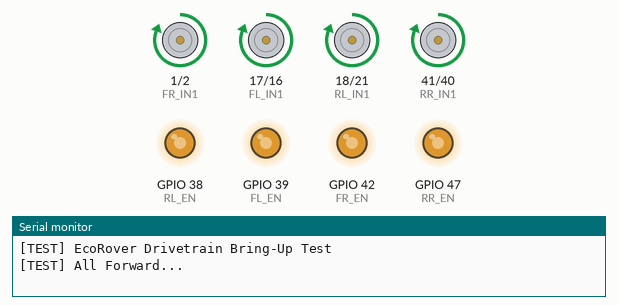
Bench run of a sketch on a simulated ESP32. On the bench: motor-driver pin pairs drawn as motors (green arrow = first pin HIGH = forward, orange = second pin HIGH = backward, longer = more drive), output pins drawn as LEDs (lit = HIGH), the last lines printed to the serial monitor.

Above: at 1.05 s.
At 6.0 s:
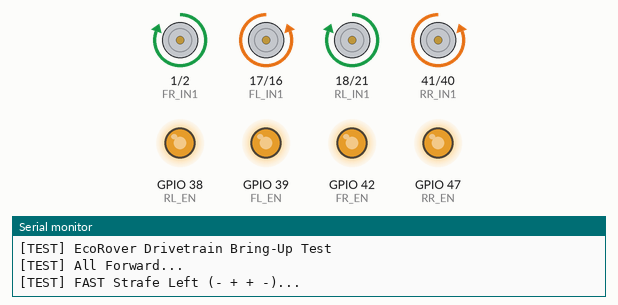
At 8.5 s:
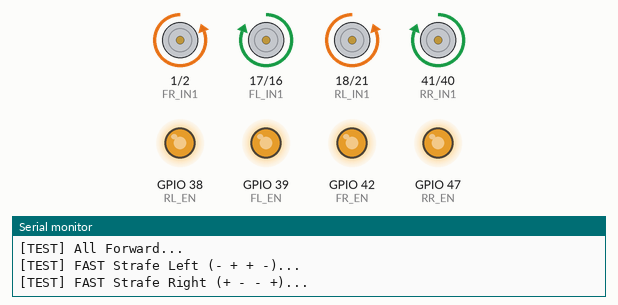
At 11.0 s:
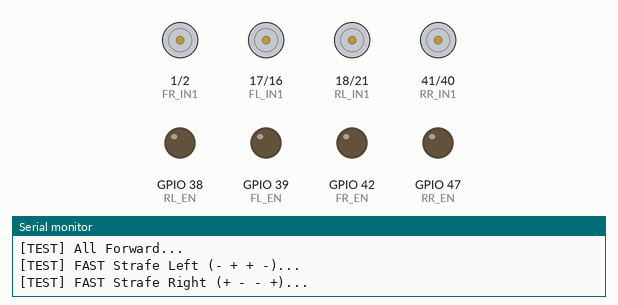
Timing chart, 0 to 14.0 s (numbered marks = the images above):
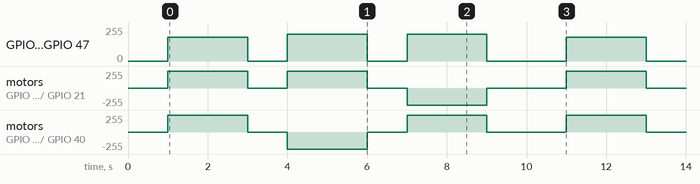

Measured:
- by itself, GPIO 38 (RL_EN), GPIO 39 (FL_EN), GPIO 42 (FR_EN), GPIO 47 (RR_EN): repeats every 10.0 s: 2 × (0/255 1.0 s, 199/255 2.0 s), 0/255 2.0 s, 179/255 2.0 s
- by itself, motor on GPIO 1 (FR_IN1) / GPIO 2 (FR_IN2), motor on GPIO 18 (RL_IN1) / GPIO 21 (RL_IN2): repeats every 10.0 s: stopped 1.0 s, forward 255/255 2.0 s, stopped 1.0 s, backward 255/255 2.0 s, stopped 2.0 s, forward 255/255 2.0 s

The sketch:

motor_tests.ino
```cpp
/*
   ============================================================
              ECOROVER INDEPENDENT MOTOR TEST SKETCH
   ============================================================
   Validates all 4 motors and 12 mecanum movement patterns
   without running Wi-Fi or WebServer routines.
*/

#define FL_IN1 17
#define FL_IN2 16
#define FL_EN  39

#define RL_IN1 18
#define RL_IN2 21
#define RL_EN  38

#define FR_IN1 1
#define FR_IN2 2
#define FR_EN  42

#define RR_IN1 41
#define RR_IN2 40
#define RR_EN  47

#define CH_FL 0
#define CH_RL 1
#define CH_FR 2
#define CH_RR 3

void setWheel(uint8_t in1, uint8_t in2, uint8_t ch, int dir, uint8_t speed) {
  if (dir > 0) {
    digitalWrite(in1, HIGH);
    digitalWrite(in2, LOW);
  } else if (dir < 0) {
    digitalWrite(in1, LOW);
    digitalWrite(in2, HIGH);
  } else {
    digitalWrite(in1, LOW);
    digitalWrite(in2, LOW);
  }
  ledcWrite(ch, speed);
}

void stopAll() {
  setWheel(FL_IN1, FL_IN2, CH_FL, 0, 0);
  setWheel(RL_IN1, RL_IN2, CH_RL, 0, 0);
  setWheel(FR_IN1, FR_IN2, CH_FR, 0, 0);
  setWheel(RR_IN1, RR_IN2, CH_RR, 0, 0);
}

void setup() {
  Serial.begin(115200);
  Serial.println("[TEST] EcoRover Drivetrain Bring-Up Test");

  pinMode(FL_IN1, OUTPUT); pinMode(FL_IN2, OUTPUT);
  pinMode(RL_IN1, OUTPUT); pinMode(RL_IN2, OUTPUT);
  pinMode(FR_IN1, OUTPUT); pinMode(FR_IN2, OUTPUT);
  pinMode(RR_IN1, OUTPUT); pinMode(RR_IN2, OUTPUT);

  ledcSetup(CH_FL, 1500, 8); ledcAttachPin(FL_EN, CH_FL);
  ledcSetup(CH_RL, 1500, 8); ledcAttachPin(RL_EN, CH_RL);
  ledcSetup(CH_FR, 1500, 8); ledcAttachPin(FR_EN, CH_FR);
  ledcSetup(CH_RR, 1500, 8); ledcAttachPin(RR_EN, CH_RR);

  stopAll();
  delay(1000);
}

void loop() {
  Serial.println("[TEST] All Forward...");
  setWheel(FL_IN1, FL_IN2, CH_FL, 1, 180);
  setWheel(RL_IN1, RL_IN2, CH_RL, 1, 180);
  setWheel(FR_IN1, FR_IN2, CH_FR, 1, 180);
  setWheel(RR_IN1, RR_IN2, CH_RR, 1, 180);
  delay(2000);
  stopAll(); delay(1000);

  Serial.println("[TEST] FAST Strafe Left (- + + -)...");
  setWheel(FL_IN1, FL_IN2, CH_FL, -1, 200);
  setWheel(RL_IN1, RL_IN2, CH_RL,  1, 200);
  setWheel(FR_IN1, FR_IN2, CH_FR,  1, 200);
  setWheel(RR_IN1, RR_IN2, CH_RR, -1, 200);
  delay(2000);
  stopAll(); delay(1000);

  Serial.println("[TEST] FAST Strafe Right (+ - - +)...");
  setWheel(FL_IN1, FL_IN2, CH_FL,  1, 200);
  setWheel(RL_IN1, RL_IN2, CH_RL, -1, 200);
  setWheel(FR_IN1, FR_IN2, CH_FR, -1, 200);
  setWheel(RR_IN1, RR_IN2, CH_RR,  1, 200);
  delay(2000);
  stopAll(); delay(2000);
}
```
